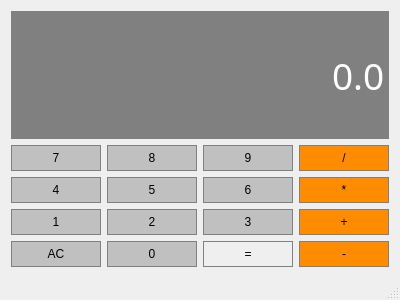
<?xml version="1.0" encoding="UTF-8"?>
<ui version="4.0">
 <class>calculator</class>
 <widget class="QMainWindow" name="calculator">
  <property name="geometry">
   <rect>
    <x>0</x>
    <y>0</y>
    <width>400</width>
    <height>300</height>
   </rect>
  </property>
  <property name="windowTitle">
   <string>calculator</string>
  </property>
  <widget class="QWidget" name="centralWidget">
   <layout class="QGridLayout" name="gridLayout">
    <item row="3" column="3">
     <widget class="QPushButton" name="Add">
      <property name="sizePolicy">
       <sizepolicy hsizetype="Preferred" vsizetype="Preferred">
        <horstretch>0</horstretch>
        <verstretch>0</verstretch>
       </sizepolicy>
      </property>
      <property name="styleSheet">
       <string notr="true">QPushButton{
		background-color:#FF8C00;
		border: 1px solid gray;
		padding: 5px;
}

QPushButton:pressed{
		background-color:#A9A9A9;
		border: 1px solid gray;
		padding: 5px;
}</string>
      </property>
      <property name="text">
       <string>+</string>
      </property>
     </widget>
    </item>
    <item row="2" column="1">
     <widget class="QPushButton" name="Button5">
      <property name="sizePolicy">
       <sizepolicy hsizetype="Preferred" vsizetype="Preferred">
        <horstretch>0</horstretch>
        <verstretch>0</verstretch>
       </sizepolicy>
      </property>
      <property name="styleSheet">
       <string notr="true">QPushButton{
		background-color:#C0C0C0;
		border: 1px solid gray;
		padding: 5px;
}

QPushButton:pressed{
		background-color:#A9A9A9;
		border: 1px solid gray;
		padding: 5px;
}</string>
      </property>
      <property name="text">
       <string>5</string>
      </property>
     </widget>
    </item>
    <item row="2" column="2">
     <widget class="QPushButton" name="Button6">
      <property name="sizePolicy">
       <sizepolicy hsizetype="Preferred" vsizetype="Preferred">
        <horstretch>0</horstretch>
        <verstretch>0</verstretch>
       </sizepolicy>
      </property>
      <property name="styleSheet">
       <string notr="true">QPushButton{
		background-color:#C0C0C0;
		border: 1px solid gray;
		padding: 5px;
}

QPushButton:pressed{
		background-color:#A9A9A9;
		border: 1px solid gray;
		padding: 5px;
}</string>
      </property>
      <property name="text">
       <string>6</string>
      </property>
     </widget>
    </item>
    <item row="3" column="0">
     <widget class="QPushButton" name="Button1">
      <property name="sizePolicy">
       <sizepolicy hsizetype="Preferred" vsizetype="Preferred">
        <horstretch>0</horstretch>
        <verstretch>0</verstretch>
       </sizepolicy>
      </property>
      <property name="styleSheet">
       <string notr="true">QPushButton{
		background-color:#C0C0C0;
		border: 1px solid gray;
		padding: 5px;
}

QPushButton:pressed{
		background-color:#A9A9A9;
		border: 1px solid gray;
		padding: 5px;
}</string>
      </property>
      <property name="text">
       <string>1</string>
      </property>
     </widget>
    </item>
    <item row="3" column="1">
     <widget class="QPushButton" name="Button2">
      <property name="sizePolicy">
       <sizepolicy hsizetype="Preferred" vsizetype="Preferred">
        <horstretch>0</horstretch>
        <verstretch>0</verstretch>
       </sizepolicy>
      </property>
      <property name="styleSheet">
       <string notr="true">QPushButton{
		background-color:#C0C0C0;
		border: 1px solid gray;
		padding: 5px;
}

QPushButton:pressed{
		background-color:#A9A9A9;
		border: 1px solid gray;
		padding: 5px;
}</string>
      </property>
      <property name="text">
       <string>2</string>
      </property>
     </widget>
    </item>
    <item row="2" column="0">
     <widget class="QPushButton" name="Button4">
      <property name="sizePolicy">
       <sizepolicy hsizetype="Preferred" vsizetype="Preferred">
        <horstretch>0</horstretch>
        <verstretch>0</verstretch>
       </sizepolicy>
      </property>
      <property name="styleSheet">
       <string notr="true">QPushButton{
		background-color:#C0C0C0;
		border: 1px solid gray;
		padding: 5px;
}

QPushButton:pressed{
		background-color:#A9A9A9;
		border: 1px solid gray;
		padding: 5px;
}</string>
      </property>
      <property name="text">
       <string>4</string>
      </property>
     </widget>
    </item>
    <item row="3" column="2">
     <widget class="QPushButton" name="Button3">
      <property name="sizePolicy">
       <sizepolicy hsizetype="Preferred" vsizetype="Preferred">
        <horstretch>0</horstretch>
        <verstretch>0</verstretch>
       </sizepolicy>
      </property>
      <property name="styleSheet">
       <string notr="true">QPushButton{
		background-color:#C0C0C0;
		border: 1px solid gray;
		padding: 5px;
}

QPushButton:pressed{
		background-color:#A9A9A9;
		border: 1px solid gray;
		padding: 5px;
}</string>
      </property>
      <property name="text">
       <string>3</string>
      </property>
     </widget>
    </item>
    <item row="1" column="0">
     <widget class="QPushButton" name="Button7">
      <property name="sizePolicy">
       <sizepolicy hsizetype="Preferred" vsizetype="Preferred">
        <horstretch>0</horstretch>
        <verstretch>0</verstretch>
       </sizepolicy>
      </property>
      <property name="styleSheet">
       <string notr="true">QPushButton{
		background-color:#C0C0C0;
		border: 1px solid gray;
		padding: 5px;
}

QPushButton:pressed{
		background-color:#A9A9A9;
		border: 1px solid gray;
		padding: 5px;
}</string>
      </property>
      <property name="text">
       <string>7</string>
      </property>
     </widget>
    </item>
    <item row="1" column="1">
     <widget class="QPushButton" name="Button8">
      <property name="sizePolicy">
       <sizepolicy hsizetype="Preferred" vsizetype="Preferred">
        <horstretch>0</horstretch>
        <verstretch>0</verstretch>
       </sizepolicy>
      </property>
      <property name="styleSheet">
       <string notr="true">QPushButton{
		background-color:#C0C0C0;
		border: 1px solid gray;
		padding: 5px;
}

QPushButton:pressed{
		background-color:#A9A9A9;
		border: 1px solid gray;
		padding: 5px;
}</string>
      </property>
      <property name="text">
       <string>8</string>
      </property>
     </widget>
    </item>
    <item row="2" column="3">
     <widget class="QPushButton" name="Multiply">
      <property name="sizePolicy">
       <sizepolicy hsizetype="Preferred" vsizetype="Preferred">
        <horstretch>0</horstretch>
        <verstretch>0</verstretch>
       </sizepolicy>
      </property>
      <property name="styleSheet">
       <string notr="true">QPushButton{
		background-color:#FF8C00;
		border: 1px solid gray;
		padding: 5px;
}

QPushButton:pressed{
		background-color:#A9A9A9;
		border: 1px solid gray;
		padding: 5px;
}</string>
      </property>
      <property name="text">
       <string>*</string>
      </property>
     </widget>
    </item>
    <item row="1" column="2">
     <widget class="QPushButton" name="Button9">
      <property name="sizePolicy">
       <sizepolicy hsizetype="Preferred" vsizetype="Preferred">
        <horstretch>0</horstretch>
        <verstretch>0</verstretch>
       </sizepolicy>
      </property>
      <property name="styleSheet">
       <string notr="true">QPushButton{
		background-color:#C0C0C0;
		border: 1px solid gray;
		padding: 5px;
}

QPushButton:pressed{
		background-color:#A9A9A9;
		border: 1px solid gray;
		padding: 5px;
}</string>
      </property>
      <property name="text">
       <string>9</string>
      </property>
     </widget>
    </item>
    <item row="1" column="3">
     <widget class="QPushButton" name="Divide">
      <property name="sizePolicy">
       <sizepolicy hsizetype="Preferred" vsizetype="Preferred">
        <horstretch>0</horstretch>
        <verstretch>0</verstretch>
       </sizepolicy>
      </property>
      <property name="styleSheet">
       <string notr="true">QPushButton{
		background-color:#FF8C00;
		border: 1px solid gray;
		padding: 5px;
}

QPushButton:pressed{
		background-color:#A9A9A9;
		border: 1px solid gray;
		padding: 5px;
}</string>
      </property>
      <property name="text">
       <string>/</string>
      </property>
     </widget>
    </item>
    <item row="4" column="0">
     <widget class="QPushButton" name="Clear">
      <property name="sizePolicy">
       <sizepolicy hsizetype="Preferred" vsizetype="Preferred">
        <horstretch>0</horstretch>
        <verstretch>0</verstretch>
       </sizepolicy>
      </property>
      <property name="styleSheet">
       <string notr="true">QPushButton{
		background-color:#C0C0C0;
		border: 1px solid gray;
		padding: 5px;
}

QPushButton:pressed{
		background-color:#A9A9A9;
		border: 1px solid gray;
		padding: 5px;
}</string>
      </property>
      <property name="text">
       <string>AC</string>
      </property>
     </widget>
    </item>
    <item row="4" column="1">
     <widget class="QPushButton" name="Button0">
      <property name="sizePolicy">
       <sizepolicy hsizetype="Preferred" vsizetype="Preferred">
        <horstretch>0</horstretch>
        <verstretch>0</verstretch>
       </sizepolicy>
      </property>
      <property name="styleSheet">
       <string notr="true">QPushButton{
		background-color:#C0C0C0;
		border: 1px solid gray;
		padding: 5px;
}

QPushButton:pressed{
		background-color:#A9A9A9;
		border: 1px solid gray;
		padding: 5px;
}</string>
      </property>
      <property name="text">
       <string>0</string>
      </property>
     </widget>
    </item>
    <item row="4" column="3">
     <widget class="QPushButton" name="Subtract">
      <property name="sizePolicy">
       <sizepolicy hsizetype="Preferred" vsizetype="Preferred">
        <horstretch>0</horstretch>
        <verstretch>0</verstretch>
       </sizepolicy>
      </property>
      <property name="styleSheet">
       <string notr="true">QPushButton{
		background-color:#FF8C00;
		border: 1px solid gray;
		padding: 5px;
}

QPushButton:pressed{
		background-color:#A9A9A9;
		border: 1px solid gray;
		padding: 5px;
}</string>
      </property>
      <property name="text">
       <string>-</string>
      </property>
     </widget>
    </item>
    <item row="0" column="0" colspan="4">
     <widget class="QLineEdit" name="Display">
      <property name="sizePolicy">
       <sizepolicy hsizetype="Preferred" vsizetype="Expanding">
        <horstretch>0</horstretch>
        <verstretch>0</verstretch>
       </sizepolicy>
      </property>
      <property name="font">
       <font>
        <family>MS PMincho</family>
        <pointsize>28</pointsize>
       </font>
      </property>
      <property name="styleSheet">
       <string notr="true">QLineEdit{
		background-color:gray;
		border: 1px solid gray;
		color: #ffffff;
}</string>
      </property>
      <property name="text">
       <string>0.0</string>
      </property>
      <property name="alignment">
       <set>Qt::AlignRight|Qt::AlignTrailing|Qt::AlignVCenter</set>
      </property>
     </widget>
    </item>
    <item row="4" column="2">
     <widget class="QPushButton" name="Equals">
      <property name="sizePolicy">
       <sizepolicy hsizetype="Preferred" vsizetype="Preferred">
        <horstretch>0</horstretch>
        <verstretch>0</verstretch>
       </sizepolicy>
      </property>
      <property name="styleSheet">
       <string notr="true">QPushButton{
		background-color:#rgb(180, 180, 180);
		border: 1px solid gray;
		padding: 5px;
}

QPushButton:pressed{
		background-color:#A9A9A9;
		border: 1px solid gray;
		padding: 5px;
}</string>
      </property>
      <property name="text">
       <string>=</string>
      </property>
     </widget>
    </item>
   </layout>
  </widget>
  <widget class="QMenuBar" name="menuBar">
   <property name="geometry">
    <rect>
     <x>0</x>
     <y>0</y>
     <width>400</width>
     <height>21</height>
    </rect>
   </property>
  </widget>
  <widget class="QStatusBar" name="statusBar"/>
 </widget>
 <layoutdefault spacing="6" margin="11"/>
 <resources/>
 <connections/>
</ui>
